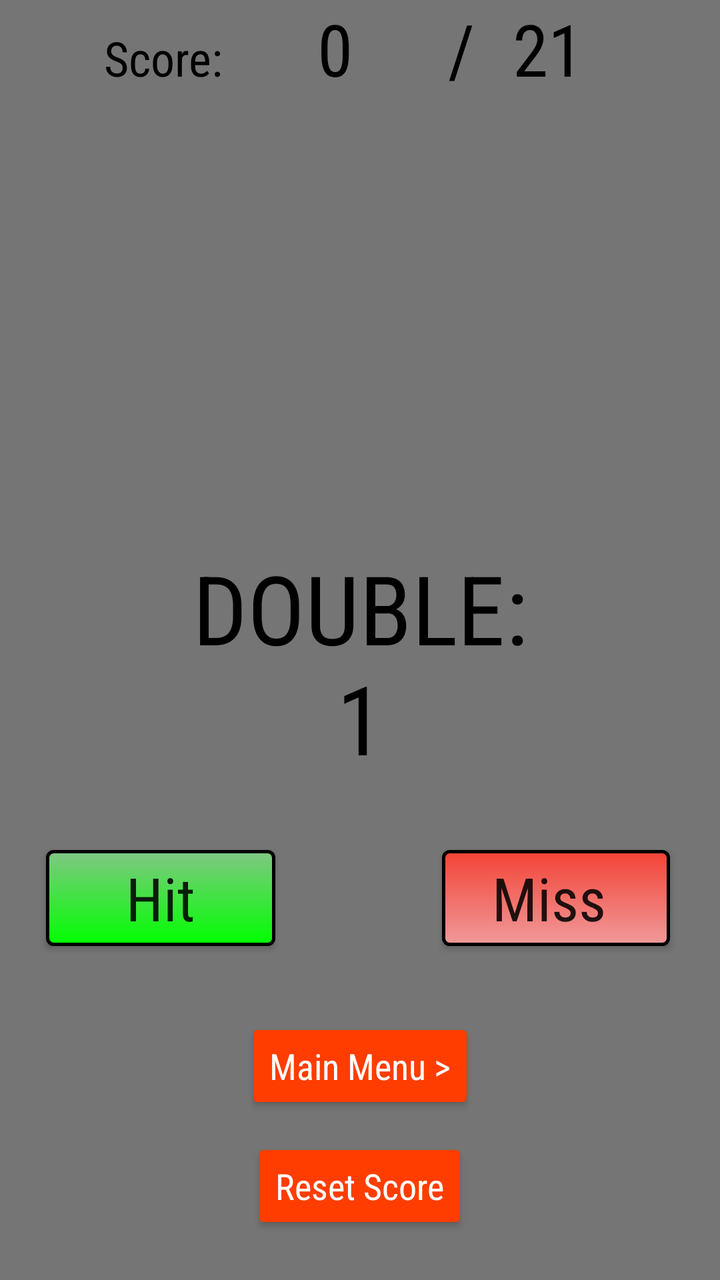
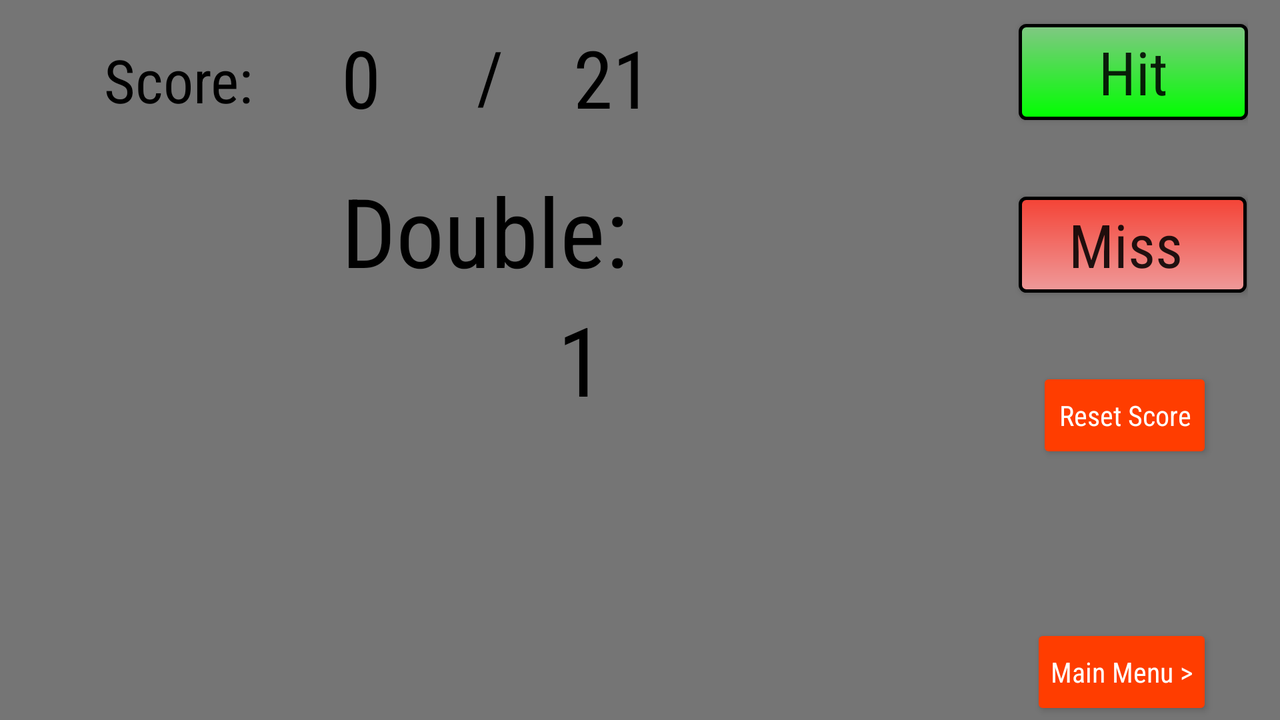

Two renders of one Android screen. The first uses the default layout on a phone; the second uses the alternative layout the repository ships for a different screen configuration, on a matching device. The two XML files are below.
<!-- AndroidManifest.xml: application theme AppTheme -->
<!-- res/layout/activity_game_sceen.xml -->
<?xml version="1.0" encoding="utf-8"?>
<RelativeLayout xmlns:android="http://schemas.android.com/apk/res/android"
    android:layout_width="match_parent"
    android:layout_height="match_parent"
    android:background="#757575"
    android:paddingLeft="16dp"
    android:paddingRight="16dp">

    <TextView
        android:id="@+id/txt_score"
        android:layout_width="wrap_content"
        android:layout_height="wrap_content"
        android:layout_alignBaseline="@+id/txt_forwardSlash"
        android:layout_alignBottom="@+id/txt_forwardSlash"
        android:layout_marginEnd="11dp"
        android:layout_toStartOf="@+id/menu_btn"
        android:layout_weight="1"
        android:fontFamily="sans-serif-condensed"
        android:text="Score:"
        android:textColor="@android:color/background_dark"
        android:textSize="24sp" />

    <TextView
        android:id="@+id/txt_scoreOn"
        android:layout_width="wrap_content"
        android:layout_height="wrap_content"
        android:layout_alignParentTop="true"
        android:layout_marginStart="21dp"
        android:layout_toEndOf="@+id/hit_btn"
        android:layout_weight="1"
        android:fontFamily="sans-serif-condensed"
        android:paddingBottom="-5dp"
        android:text="0"
        android:textAllCaps="false"
        android:textColor="#000"
        android:textSize="36sp" />

    <TextView
        android:id="@+id/txt_forwardSlash"
        android:layout_width="wrap_content"
        android:layout_height="wrap_content"
        android:layout_alignBaseline="@+id/txt_scoreOutOf"
        android:layout_alignBottom="@+id/txt_scoreOutOf"
        android:layout_toStartOf="@+id/txt_scoreOutOf"
        android:layout_weight="1"
        android:fontFamily="sans-serif-condensed"
        android:text="/"
        android:textColor="@android:color/background_dark"
        android:textSize="36sp" />

    <TextView
        android:id="@+id/txt_scoreOutOf"
        android:layout_width="wrap_content"
        android:layout_height="wrap_content"
        android:layout_alignParentTop="true"
        android:layout_marginStart="19dp"
        android:layout_toEndOf="@+id/menu_btn"
        android:layout_weight="1"
        android:fontFamily="sans-serif-condensed"
        android:text="21"
        android:textAllCaps="true"
        android:textColor="#000"
        android:textSize="36sp" />


    <TextView
        android:id="@+id/txt_double"
        android:layout_width="match_parent"
        android:layout_height="wrap_content"
        android:layout_alignBottom="@+id/txt_doubleon"
        android:layout_alignParentStart="true"
        android:layout_marginBottom="55dp"
        android:fontFamily="sans-serif-condensed"
        android:gravity="center"
        android:text="Double:"
        android:textAllCaps="true"
        android:textColor="#000"
        android:textSize="48sp" />

    <TextView
        android:id="@+id/txt_doubleon"
        android:layout_width="match_parent"
        android:layout_height="wrap_content"
        android:layout_above="@+id/hit_btn"
        android:layout_alignParentStart="true"
        android:layout_marginBottom="34dp"
        android:fontFamily="sans-serif-condensed"
        android:gravity="center"
        android:text="1"
        android:textAllCaps="true"
        android:textColor="#000"
        android:textSize="48sp" />

    <Button
        android:id="@+id/hit_btn"
        android:layout_width="wrap_content"
        android:layout_height="wrap_content"
        android:layout_above="@+id/menu_btn"
        android:layout_alignParentStart="true"
        android:layout_marginBottom="36dp"
        android:layout_marginStart="7dp"
        android:layout_weight="1"
        android:background="@drawable/hit_button_border"
        android:fontFamily="sans-serif-condensed"
        android:onClick="hitscore"
        android:paddingLeft="40dp"
        android:paddingRight="40dp"
        android:text="Hit"
        android:textAllCaps="false"
        android:textSize="30sp" />

    <Button
        android:id="@+id/miss_btn"
        android:layout_width="wrap_content"
        android:layout_height="wrap_content"
        android:layout_alignBaseline="@+id/hit_btn"
        android:layout_alignBottom="@+id/hit_btn"
        android:layout_alignParentEnd="true"
        android:layout_marginEnd="9dp"
        android:layout_weight="1"
        android:background="@drawable/miss_button_border"
        android:fontFamily="sans-serif-condensed"
        android:onClick="MissScore"
        android:paddingLeft="25dp"
        android:paddingRight="32dp"
        android:text="Miss"
        android:textAllCaps="false"
        android:textSize="30sp" />

    <Button
        android:id="@+id/menu_btn"
        android:layout_width="wrap_content"
        android:layout_height="wrap_content"
        android:layout_above="@+id/reset_btn"
        android:layout_centerHorizontal="true"
        android:layout_marginBottom="12dp"
        android:backgroundTint="#FF3D00"
        android:fontFamily="sans-serif-condensed"
        android:text="Main Menu >"
        android:textAllCaps="false"
        android:textColor="@android:color/white"
        android:textSize="18sp" />

    <Button
        android:id="@+id/reset_btn"
        android:layout_width="wrap_content"
        android:layout_height="wrap_content"
        android:layout_alignParentBottom="true"
        android:layout_centerHorizontal="true"
        android:layout_marginBottom="23dp"
        android:backgroundTint="#FF3D00"
        android:fontFamily="sans-serif-condensed"
        android:onClick="ResetScore"
        android:text="Reset Score"
        android:textAllCaps="false"
        android:textColor="@android:color/white"
        android:textSize="18sp" />

</RelativeLayout>
<!-- resources referenced by this layout -->
<resources>
  <!-- drawable hit_button_border (drawable) -->
  <?xml version="1.0" encoding="utf-8"?>
  <shape xmlns:android="http://schemas.android.com/apk/res/android"
      android:shape="rectangle">
      <gradient android:startColor="#81C784"
          android:endColor="#00FF00"
          android:angle="270" />
      <corners android:radius="3dp" />
      <stroke android:width="5px" android:color="#000" />
  </shape>
  <!-- drawable miss_button_border (drawable) -->
  <?xml version="1.0" encoding="utf-8"?>
  <shape xmlns:android="http://schemas.android.com/apk/res/android"
      android:shape="rectangle">
      <gradient android:startColor="#F44336"
          android:endColor="#EF9A9A"
          android:angle="270" />
      <corners android:radius="3dp" />
      <stroke android:width="5px" android:color="#000" />
  </shape>
  <style name="AppTheme" parent="Theme.AppCompat.Light.DarkActionBar">
  
          <item name="colorPrimary">#FF3D00</item>
          <item name="colorPrimaryDark">#000000</item>
          <item name="colorAccent">@color/colorAccent</item>
  
      </style>
</resources>
<!-- res/layout-land/activity_game_sceen.xml (the author's variant of the layout above) -->
<!-- drawn on the phone turned sideways -->
<?xml version="1.0" encoding="utf-8"?>
<RelativeLayout xmlns:android="http://schemas.android.com/apk/res/android"
    android:layout_width="match_parent"
    android:layout_height="match_parent"
    android:background="#757575"
    android:paddingLeft="16dp"
    android:paddingRight="16dp">

    <TextView
        android:id="@+id/txt_score"
        android:layout_width="wrap_content"
        android:layout_height="wrap_content"


        android:layout_alignBottom="@+id/hit_btn"
        android:layout_alignParentStart="true"
        android:layout_marginStart="36dp"
        android:fontFamily="sans-serif-condensed"
        android:text="Score:"
        android:textColor="@android:color/background_dark"
        android:textSize="30sp" />

    <TextView
        android:id="@+id/txt_scoreOn"
        android:layout_width="wrap_content"
        android:layout_height="wrap_content"


        android:layout_alignBaseline="@+id/txt_scoreOutOf"
        android:layout_alignBottom="@+id/txt_scoreOutOf"
        android:layout_marginStart="44dp"
        android:layout_toEndOf="@+id/txt_score"
        android:fontFamily="sans-serif-condensed"
        android:text="0"
        android:textAllCaps="true"
        android:textColor="#000"
        android:textSize="40sp" />


    <TextView
        android:id="@+id/txt_forwardSlash"
        android:layout_width="wrap_content"
        android:layout_height="wrap_content"


        android:layout_alignBaseline="@+id/txt_score"
        android:layout_alignBottom="@+id/txt_score"
        android:layout_marginStart="48dp"
        android:layout_toEndOf="@+id/txt_scoreOn"
        android:fontFamily="sans-serif-condensed"
        android:text="/"
        android:textColor="@android:color/background_dark"
        android:textSize="36sp" />

    <TextView
        android:id="@+id/txt_scoreOutOf"
        android:layout_width="wrap_content"
        android:layout_height="wrap_content"

        android:layout_alignTop="@+id/hit_btn"
        android:layout_marginStart="35dp"
        android:layout_toEndOf="@+id/txt_forwardSlash"
        android:fontFamily="sans-serif-condensed"
        android:text="21"
        android:textAllCaps="true"
        android:textColor="#000"
        android:textSize="40sp" />

    <TextView
        android:id="@+id/txt_double"
        android:layout_width="wrap_content"
        android:layout_height="wrap_content"

        android:layout_alignBaseline="@+id/miss_btn"
        android:layout_alignBottom="@+id/miss_btn"
        android:layout_alignStart="@+id/txt_scoreOn"
        android:fontFamily="sans-serif-condensed"
        android:text="Double:"
        android:textAllCaps="false"
        android:textColor="#000"
        android:textSize="48sp" />

    <TextView
        android:id="@+id/txt_doubleon"
        android:layout_width="400dp"
        android:layout_height="wrap_content"


        android:layout_below="@+id/txt_double"
        android:layout_marginEnd="19dp"
        android:layout_toStartOf="@+id/miss_btn"
        android:fontFamily="sans-serif-condensed"
        android:gravity="center"
        android:paddingBottom="20dp"
        android:text="1"
        android:textAllCaps="true"
        android:textColor="#000"
        android:textSize="48sp" />

    <Button
        android:id="@+id/hit_btn"
        android:layout_width="wrap_content"
        android:layout_height="wrap_content"
        android:layout_alignParentEnd="true"
        android:layout_marginTop="12dp"
        android:background="@drawable/hit_button_border"
        android:fontFamily="sans-serif-condensed"
        android:onClick="hitscore"
        android:paddingLeft="40dp"
        android:paddingRight="40dp"
        android:text="Hit"
        android:textAllCaps="false"
        android:textSize="30sp" />

    <Button
        android:id="@+id/miss_btn"
        android:layout_width="wrap_content"
        android:layout_height="wrap_content"
        android:layout_alignStart="@+id/hit_btn"
        android:layout_below="@+id/txt_scoreOutOf"
        android:layout_marginTop="33dp"
        android:background="@drawable/miss_button_border"
        android:fontFamily="sans-serif-condensed"
        android:onClick="MissScore"
        android:paddingLeft="25dp"
        android:paddingRight="32dp"
        android:text="Miss"
        android:textAllCaps="false"
        android:textSize="30sp" />

    <Button
        android:id="@+id/menu_btn"
        android:layout_width="wrap_content"
        android:layout_height="wrap_content"

        android:layout_alignEnd="@+id/reset_btn"
        android:layout_alignParentBottom="true"
        android:backgroundTint="#FF3D00"
        android:fontFamily="sans-serif-condensed"
        android:paddingLeft="10dp"
        android:paddingRight="10dp"
        android:text="Main Menu >"
        android:textAllCaps="false"
        android:textColor="@android:color/white"
        android:textSize="14sp" />

    <Button
        android:id="@+id/reset_btn"
        android:layout_width="wrap_content"
        android:layout_height="wrap_content"
        android:layout_alignBottom="@+id/txt_doubleon"
        android:layout_alignStart="@+id/miss_btn"
        android:layout_marginStart="9dp"
        android:backgroundTint="#FF3D00"
        android:fontFamily="sans-serif-condensed"
        android:onClick="ResetScore"
        android:paddingLeft="10dp"
        android:paddingRight="10dp"
        android:text="Reset Score"
        android:textAllCaps="false"
        android:textColor="@android:color/white"
        android:textSize="14sp" />

</RelativeLayout>
